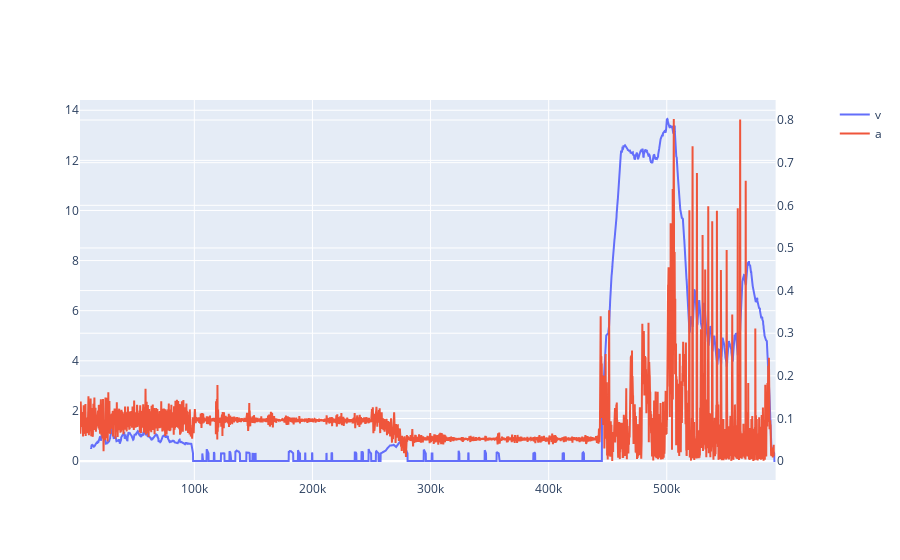

The notebook cell saved with this chart:
### Code cell
fig = make_subplots(specs=[[{"secondary_y": True}]])
fig.add_trace(
    go.Scatter(x=gps_data.index, y=gps_data.enhanced_speed, name="v"),
    secondary_y=False,
)
fig.add_trace(
    go.Scatter(x=accel_filtered.index, y=accel_filtered.magnitude, name="a"),
    secondary_y=True,
)
fig.show()

### Figure 1 — Plotly figure (JSON) as saved in the notebook; plotly's stock layout.template omitted (floating-point values rounded to 4 significant figures; data arrays with more than 128 entries replaced by an {"elided": "..."} marker saying what was removed)
{"data": [{"name": "v", "type": "scatter", "x": {"elided": "5298 int values"}, "xaxis": "x", "y": {"elided": "5298 float values"}, "yaxis": "y"}, {"name": "a", "type": "scatter", "x": {"elided": "58560 int values"}, "xaxis": "x", "y": {"elided": "58560 float values"}, "yaxis": "y2"}], "layout": {"xaxis": {"anchor": "y", "domain": [0, 0.94]}, "yaxis": {"anchor": "x", "domain": [0, 1]}, "yaxis2": {"anchor": "x", "overlaying": "y", "side": "right"}}}
